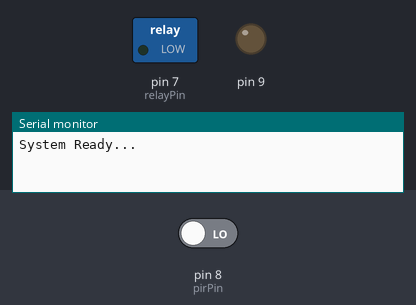
Recording of a sketch running on a simulated Arduino Uno, built with avr-gcc and run on an emulated ATmega328P. On the bench: switched loads named in the sketch (green lamp = pin HIGH), output pins drawn as LEDs (lit = HIGH), the last lines printed to the serial monitor. The inputs (shaded band) are chosen by the test bench; at power-on: pin 8 (pirPin) LOW. The modem accepts every AT command (registered, SIM ready, sends succeed) and sends nothing else.

Above: at 3.2 s.
3.3 s: pin 8 (pirPin) driven HIGH
At 4.4 s:
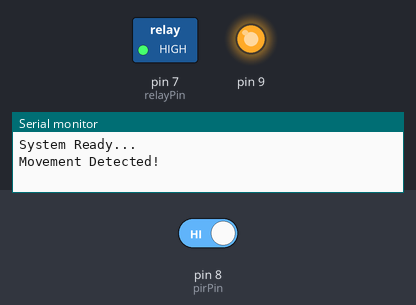
Timing chart, 0 to 19.9 s (numbered marks = the images above; inputs shaded):
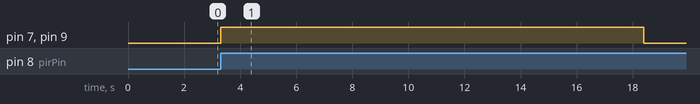

Measured:
- after the input at 3.3 s, pin 7 (relayPin), pin 9: LOW → HIGH at once, → LOW 15.1 s later

The sketch:

sketch_jul19a.ino
```cpp
#include <SoftwareSerial.h>

// Software serial port for communication with SIM800L
SoftwareSerial sim800(10, 11); // RX, TX

const int pirPin = 8;
const int relayPin = 7;

bool motionDetected = false;
bool smsSent = false;

void setup() {
  pinMode(pirPin, INPUT);
  pinMode(relayPin, OUTPUT);
  pinMode(9,OUTPUT);
  digitalWrite(relayPin, LOW);

  Serial.begin(9600);       // for serial monitor
  sim800.begin(9600);       // Communication with SIM800 module

  delay(2000);              // Time for the module to be ready
  Serial.println("System Ready...");
}

void loop() {
  int motion = digitalRead(pirPin);

  if (motion == HIGH && !motionDetected) {
    digitalWrite(9, HIGH);
    Serial.println("Movement Detected!");
    motionDetected = true;
    digitalWrite(relayPin, HIGH);


    if (!smsSent) {
      sendSMS("+9812345678910", "هشدار: حرکت در منطقه شناسایی شد!");
      smsSent = true;
    }

    delay(10000);
    digitalWrite(relayPin, LOW);
    digitalWrite(9, LOW);
  }

  if (motion == LOW && motionDetected) {
    motionDetected = false;
    smsSent = false;
    Serial.println("Ready for next detection...");
  }
}

void sendSMS(String number, String message) {
  sim800.println("AT+CMGF=1");
  delay(1000);
  sim800.print("AT+CMGS=\"");
  sim800.print(number);
  sim800.println("\"");
  delay(1000);
  sim800.print(message);
  sim800.write(26);
  delay(3000);
  Serial.println("SMS Sent");
}
```
